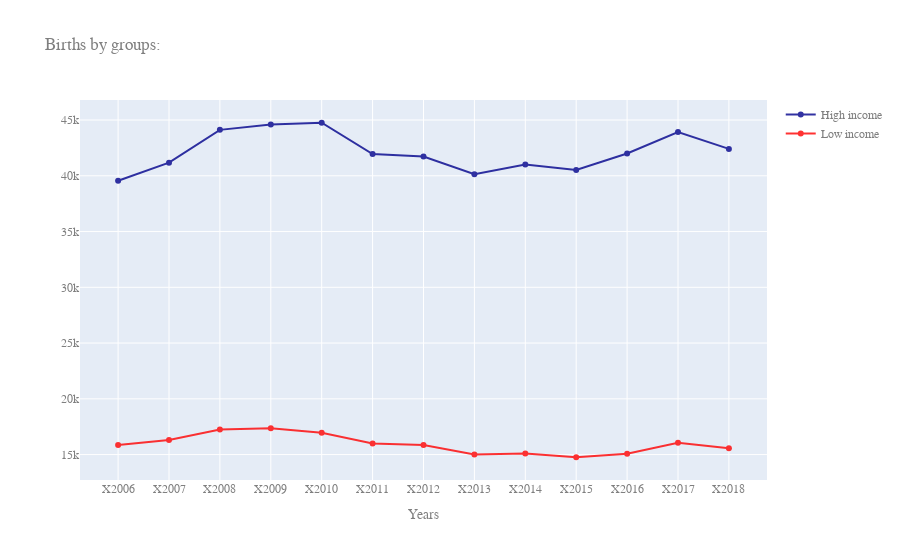

This figure's notebook cell:
### Markdown cell above
2) Births:

### Code cell
df1 = pd.DataFrame(pd.read_csv("~/Desktop/Micro project/births.groups.csv", 
                              index_col=0))[['Year', 'Rich', 'Avg', 'Poor']].copy()

fig = go.Figure()


fig.add_trace(go.Scatter(
                x=df1.Year,
                y=df1['Rich'],
                name="High income",
                line_color='darkblue',
                opacity=0.8))

fig.add_trace(go.Scatter(
                x=df1.Year,
                y=df1['Poor'],
                name="Low income",
                line_color='red',
                opacity=0.8))


fig.update_layout(title="Births by groups:",
    xaxis_title="Years",
    font=dict(
        family="Courier New, monospace, bold",
        color="#7f7f7f"
    )
)

fig.show()

### Figure 1 — Plotly figure (JSON) as saved in the notebook; plotly's stock layout.template omitted (floating-point values rounded to 4 significant figures)
{"data": [{"line": {"color": "darkblue"}, "name": "High income", "opacity": 0.8, "type": "scatter", "x": ["X2006", "X2007", "X2008", "X2009", "X2010", "X2011", "X2012", "X2013", "X2014", "X2015", "X2016", "X2017", "X2018"], "y": [39560.0, 41180.0, 44120, 44600.0, 44757, 41950.0, 41730.0, 40150.0, 41010.0, 40520.0, 42000.0, 43918, 42410.0]}, {"line": {"color": "red"}, "name": "Low income", "opacity": 0.8, "type": "scatter", "x": ["X2006", "X2007", "X2008", "X2009", "X2010", "X2011", "X2012", "X2013", "X2014", "X2015", "X2016", "X2017", "X2018"], "y": [15853, 16309, 17250.0, 17360.0, 16950.0, 16000.0, 15860.0, 15010.0, 15100.0, 14760.0, 15070.0, 16070.0, 15570.0]}], "layout": {"font": {"color": "#7f7f7f", "family": "Courier New, monospace, bold"}, "title": {"text": "Births by groups:"}, "xaxis": {"title": {"text": "Years"}}}}
